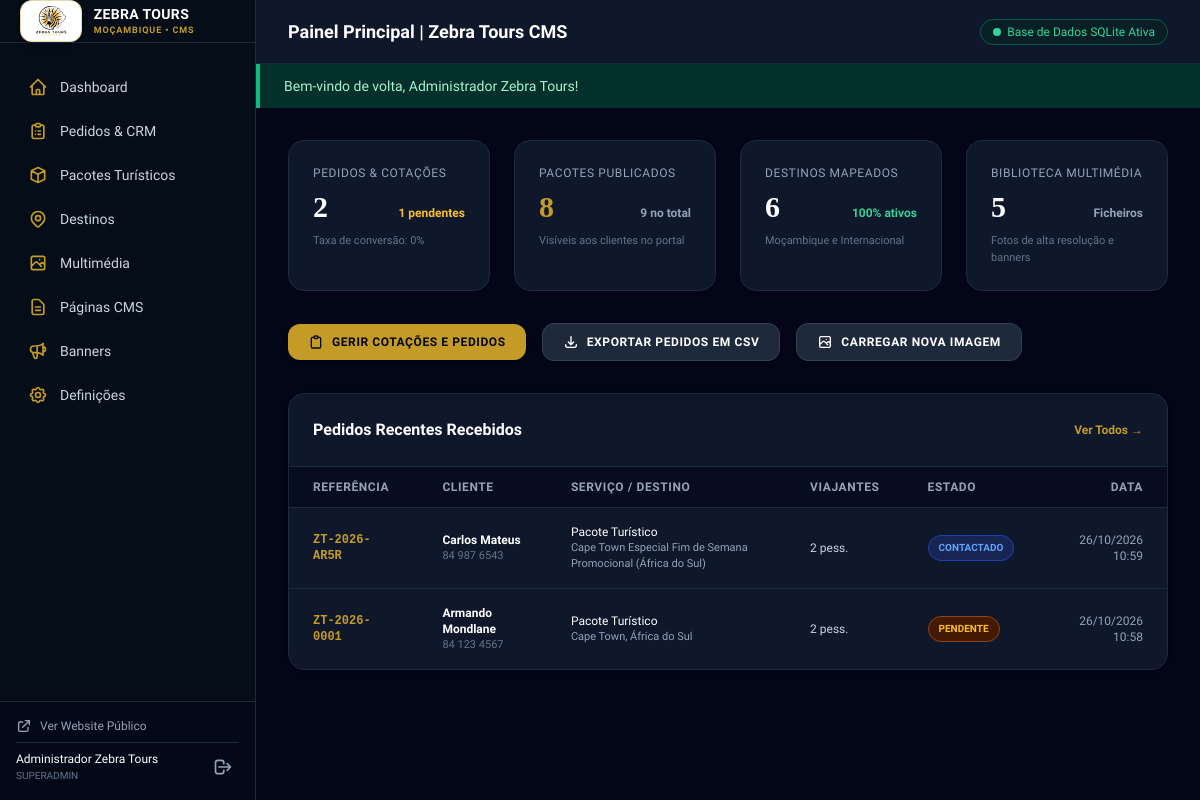
Page /admin (signed in) on the earlier database version.
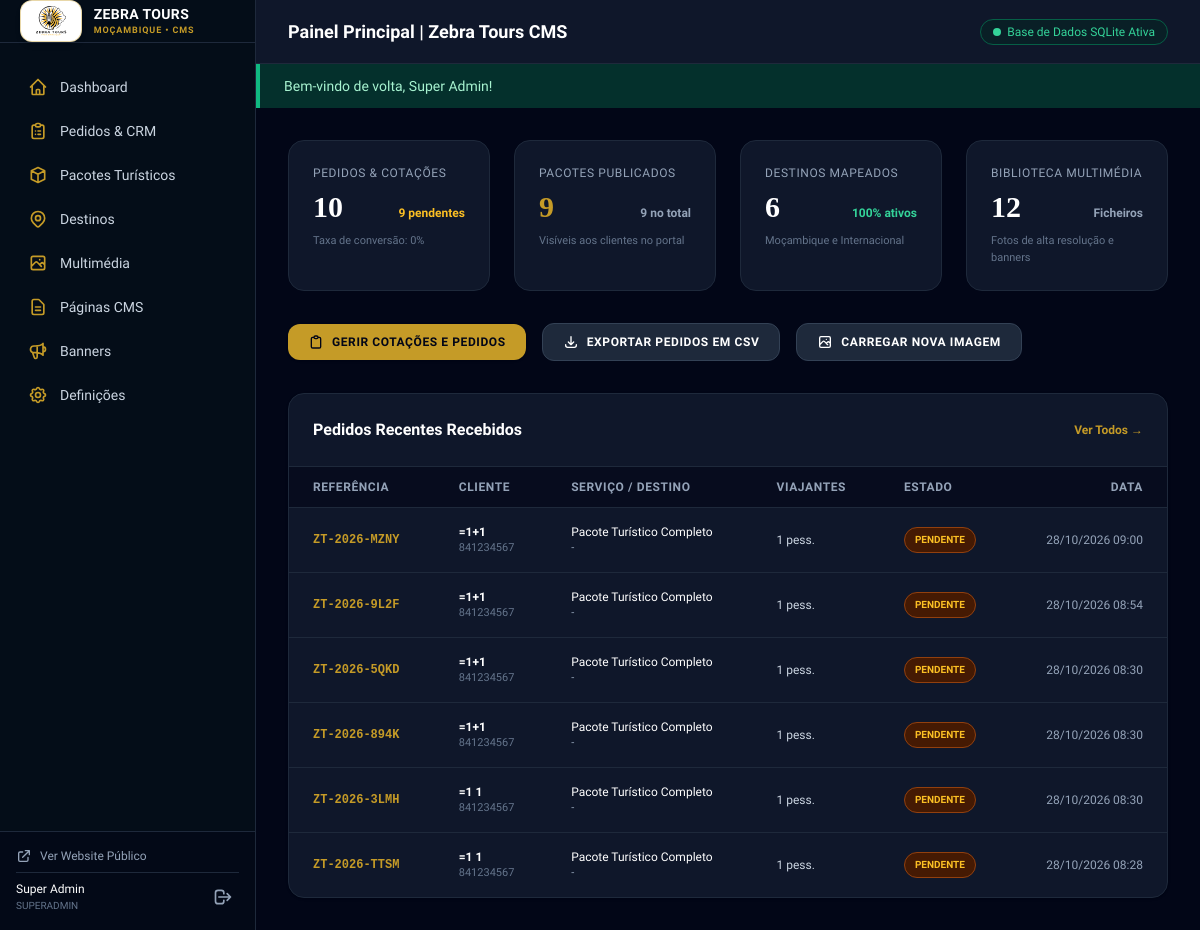
Same page on the later database version.
### tables this page shows
CREATE TABLE users (
    id INTEGER PRIMARY KEY AUTOINCREMENT,
    name TEXT NOT NULL,
    email TEXT NOT NULL UNIQUE,
    password_hash TEXT NOT NULL,
    role TEXT NOT NULL DEFAULT 'admin' CHECK (role IN ('superadmin', 'admin', 'editor')),
    status TEXT NOT NULL DEFAULT 'ativo' CHECK (status IN ('ativo', 'inativo', 'bloqueado')),
    created_at DATETIME DEFAULT CURRENT_TIMESTAMP,
    updated_at DATETIME DEFAULT CURRENT_TIMESTAMP
);

CREATE TABLE booking_requests (
    id INTEGER PRIMARY KEY AUTOINCREMENT,
    reference_code TEXT NOT NULL UNIQUE,
    package_id INTEGER REFERENCES packages(id) ON DELETE SET NULL,
    customer_name TEXT NOT NULL,
    customer_email TEXT,
    customer_phone TEXT NOT NULL,
    phone_country_code TEXT NOT NULL DEFAULT '+258',
    service_type TEXT NOT NULL,
    destination TEXT,
    preferred_dates TEXT,
    travelers_count INTEGER NOT NULL DEFAULT 1,
    message TEXT,
    status TEXT NOT NULL DEFAULT 'Pendente' CHECK (status IN ('Pendente', 'Em análise', 'Contactado', 'Confirmado', 'Cancelado')),
    admin_notes TEXT,
    created_at DATETIME DEFAULT CURRENT_TIMESTAMP,
    updated_at DATETIME DEFAULT CURRENT_TIMESTAMP
);

### app/Views/admin/dashboard.php (the view, shortened to what the rows shown need)
<div class="space-y-8">
    <div class="bg-slate-900 border border-slate-800 rounded-2xl overflow-hidden shadow">
        <div class="p-6 border-b border-slate-800 flex items-center justify-between">
            <h2 class="text-base font-bold text-white">Pedidos Recentes Recebidos</h2>
        </div>
        <div class="overflow-x-auto">
            <table class="w-full text-left text-sm text-slate-300">
                <thead class="bg-slate-950/60 text-xs uppercase tracking-wider text-slate-400 border-b border-slate-800">
                    <tr>
                        <th class="py-3 px-6">Referência</th>
                        <th class="py-3 px-6">Cliente</th>
                        <th class="py-3 px-6">Serviço / Destino</th>
                        <th class="py-3 px-6">Viajantes</th>
                        <th class="py-3 px-6">Estado</th>
                        <th class="py-3 px-6 text-right">Data</th>
                    </tr>
                </thead>
                <tbody class="divide-y divide-slate-800 text-xs">
                    <?php if (empty($recentBookings)): ?>
                        <tr>
                            <td colspan="6" class="py-8 text-center text-slate-500">Nenhum pedido registado até ao momento.</td>
                        </tr>
                    <?php else: ?>
                        <?php foreach ($recentBookings as $b): ?>
                            <tr class="hover:bg-slate-800/40 transition">
                                <td class="py-4 px-6 font-mono font-bold text-gold"><?= e($b['reference_code']) ?></td>
                                <td class="py-4 px-6">
                                    <span class="block font-semibold text-white"><?= e($b['customer_name']) ?></span>
                                    <span class="block text-slate-500 text-[11px]"><?= e($b['customer_phone']) ?></span>
                                </td>
                                <td class="py-4 px-6">
                                    <span class="block text-white font-medium"><?= e($b['service_type']) ?></span>
                                    <span class="block text-slate-400 text-[11px]"><?= e($b['destination'] ?: $b['package_title'] ?: '-') ?></span>
                                </td>
                                <td class="py-4 px-6"><?= e($b['travelers_count']) ?> pess.</td>
                                <td class="py-4 px-6">
                                    <?php
                                        $statusClass = match($b['status']) {
                                            'Confirmado' => 'bg-emerald-950 text-emerald-400 border-emerald-800',
                                            'Pendente'   => 'bg-amber-950 text-amber-400 border-amber-800',
                                            'Contactado' => 'bg-blue-950 text-blue-400 border-blue-800',
                                            'Cancelado'  => 'bg-rose-950 text-rose-400 border-rose-800',
                                            default      => 'bg-slate-800 text-slate-300 border-slate-700',
                                        };
                                    ?>
                                    <span class="inline-block px-2.5 py-1 rounded-full text-[10px] font-bold uppercase border <?= $statusClass ?>">
                                        <?= e($b['status']) ?>
                                    </span>
                                </td>
                                <td class="py-4 px-6 text-right text-slate-400"><?= date('d/m/Y H:i', strtotime($b['created_at'])) ?></td>
                            </tr>
                        <?php endforeach; ?>
                    <?php endif; ?>
                </tbody>
            </table>
        </div>
    </div>
</div>

### app/Views/layouts/admin.php (shortened to what the rows shown need)
<!DOCTYPE html>
<html lang="pt" class="h-full bg-slate-900 text-slate-100">
<head>
    <script src="https://cdn.tailwindcss.com"></script>
</head>
<body class="h-full flex overflow-hidden bg-slate-950">
    <aside class="w-64 bg-navy-dark border-r border-slate-800 flex flex-col shrink-0">
        <div class="p-4 border-t border-slate-800 bg-slate-950/50 space-y-2">
            <div class="flex items-center justify-between pt-2 border-t border-slate-800">
                <div class="text-xs">
                    <span class="block text-white font-medium"><?= e($currentUser['name'] ?? 'Administrador') ?></span>
                    <span class="text-slate-500 uppercase text-[10px]"><?= e($currentUser['role'] ?? 'Admin') ?></span>
                </div>
            </div>
        </div>
    </aside>
    <div class="flex-1 flex flex-col min-w-0 overflow-hidden">
        <header class="h-16 bg-slate-900 border-b border-slate-800 px-8 flex items-center justify-between shrink-0">
            <h1 class="text-lg font-semibold text-white"><?= e($pageTitle ?? 'Painel de Gestão') ?></h1>
        </header>
        <main class="flex-1 p-8 overflow-y-auto">
            <?= $content ?>
        </main>
    </div>
</body>
</html>

Differences in the rows shown:
no longer on this page (row unchanged): booking_requests: reference_code "ZT-2026-AR5R", customer_name "Carlos Mateus", customer_phone "84 987 6543", service_type "Pacote Turístico", destination "Cape Town Especial Fim de Semana Promocional (África do Sul)", travelers_count "2", status "CONTACTADO", created_at "26/10/2026 10:59"
no longer on this page (row unchanged): booking_requests: reference_code "ZT-2026-0001", customer_name "Armando Mondlane", customer_phone "84 123 4567", service_type "Pacote Turístico", destination "Cape Town, África do Sul", travelers_count "2", status "PENDENTE", created_at "26/10/2026 10:58"
changed users "SUPERADMIN": name "Administrador Zebra Tours" → "Super Admin"
added booking_requests: reference_code "ZT-2026-MZNY", customer_name "=1+1", customer_phone "841234567", service_type "Pacote Turístico Completo", package_title "-", travelers_count "1", status "PENDENTE", created_at "28/10/2026 09:00"
added booking_requests: reference_code "ZT-2026-9L2F", customer_name "=1+1", customer_phone "841234567", service_type "Pacote Turístico Completo", package_title "-", travelers_count "1", status "PENDENTE", created_at "28/10/2026 08:54"
added booking_requests: reference_code "ZT-2026-5QKD", customer_name "=1+1", customer_phone "841234567", service_type "Pacote Turístico Completo", package_title "-", travelers_count "1", status "PENDENTE", created_at "28/10/2026 08:30"
added booking_requests: reference_code "ZT-2026-894K", customer_name "=1+1", customer_phone "841234567", service_type "Pacote Turístico Completo", package_title "-", travelers_count "1", status "PENDENTE", created_at "28/10/2026 08:30"
added booking_requests: reference_code "ZT-2026-3LMH", customer_name "=1 1", customer_phone "841234567", service_type "Pacote Turístico Completo", package_title "-", travelers_count "1", status "PENDENTE", created_at "28/10/2026 08:30"
added booking_requests: reference_code "ZT-2026-TTSM", customer_name "=1 1", customer_phone "841234567", service_type "Pacote Turístico Completo", package_title "-", travelers_count "1", status "PENDENTE", created_at "28/10/2026 08:28"
Other differences:
$successMessage: "Bem-vindo de volta, Administrador Zebra Tours!" → "Bem-vindo de volta, Super Admin!"
$stats['totalBookings']: "2" → "10"
$stats['pendingBookings']: "1" → "9"
$stats['publishedPackages']: "8" → "9"
$stats['totalMedia']: "5" → "12"
